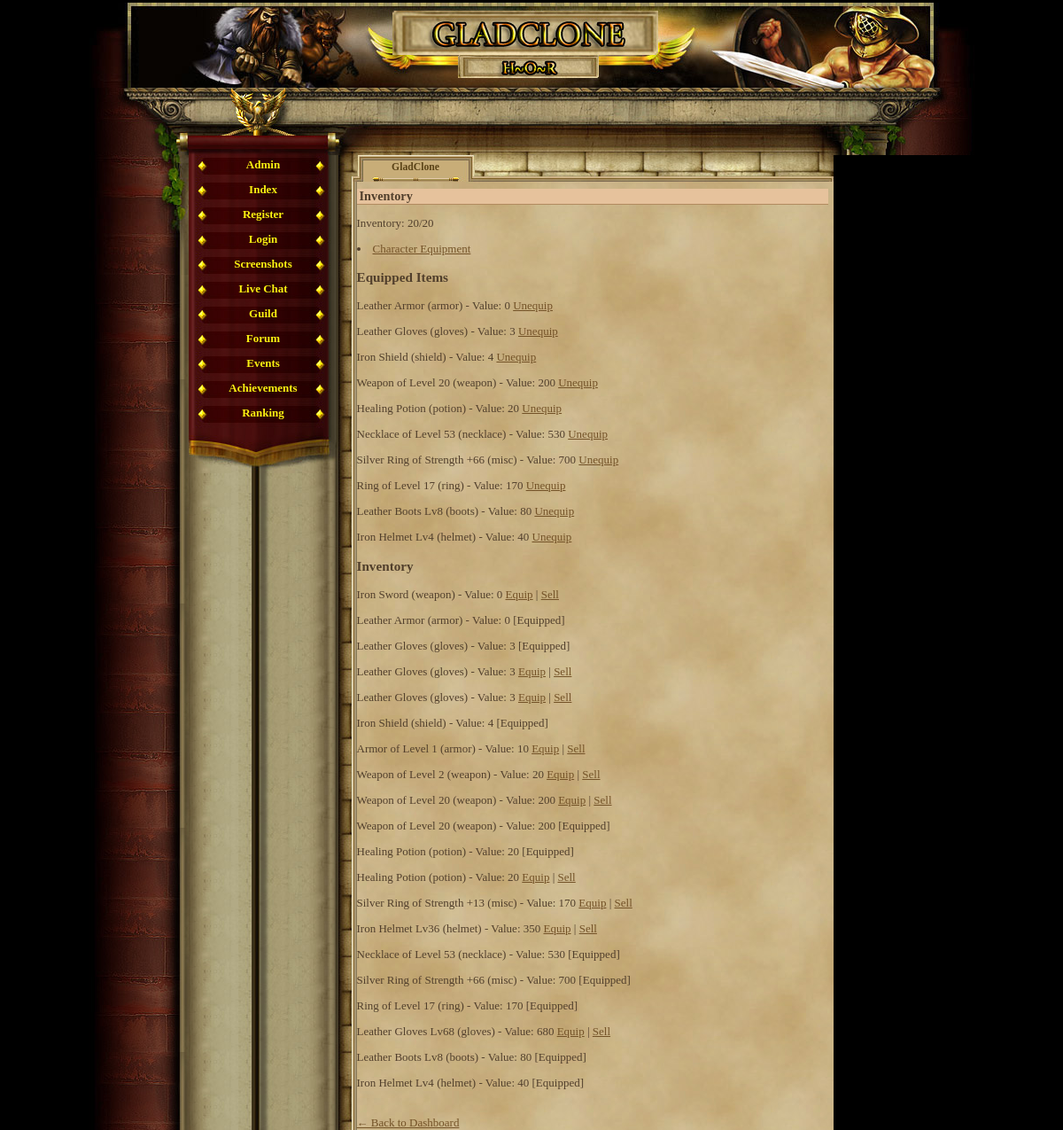
/inventory.php (signed in), run on an earlier commit of the app's database.
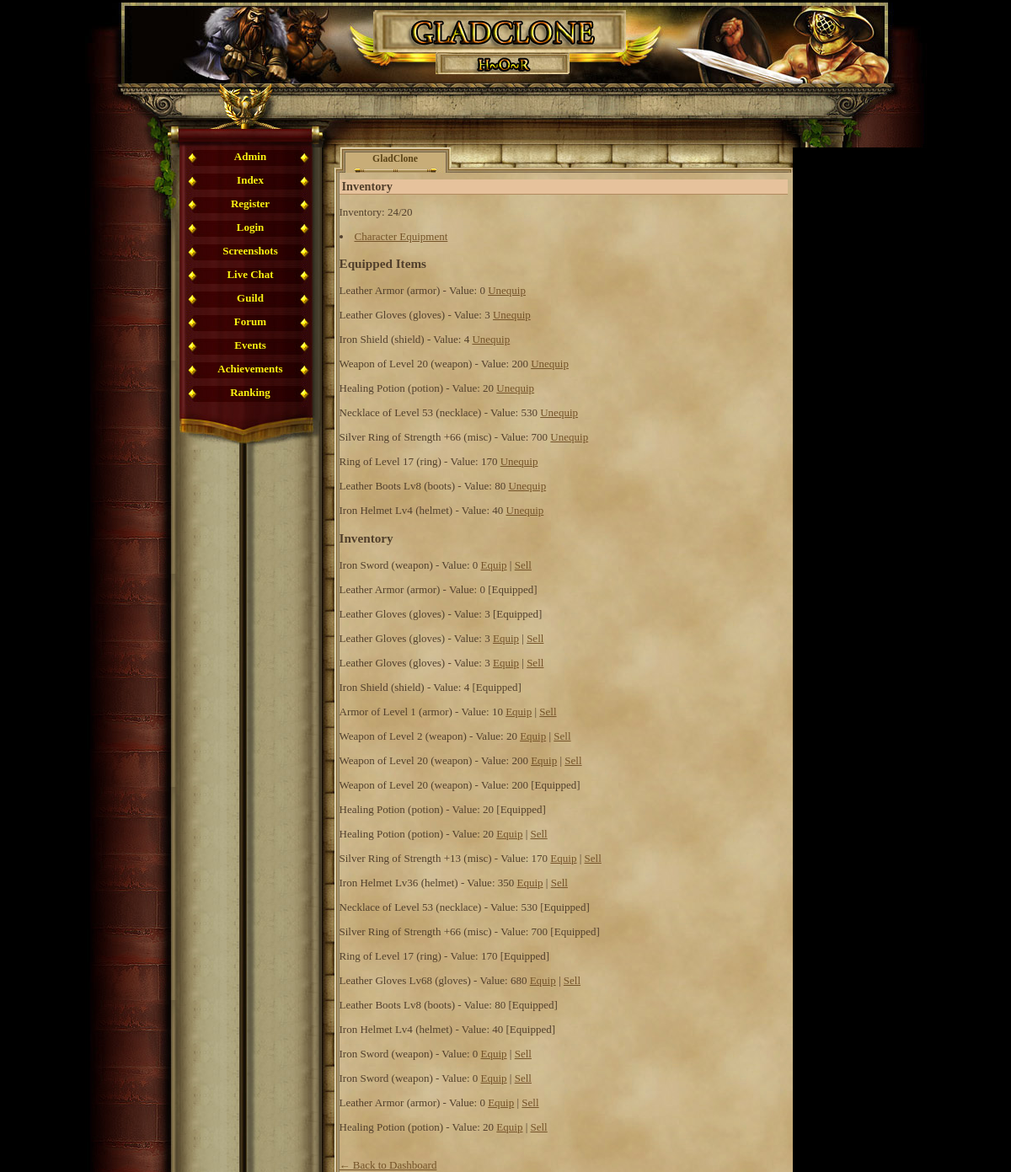
And on a later commit of the database.
### tables this page shows
CREATE TABLE `player_items` (
  `id` int(11) NOT NULL AUTO_INCREMENT,
  `player_id` int(11) NOT NULL,
  `item_id` int(11) NOT NULL,
  `quantity` int(11) NOT NULL DEFAULT '1',
  `equipped` tinyint(1) NOT NULL DEFAULT '0',
  `position` int(11) NOT NULL DEFAULT '0',
  PRIMARY KEY (`id`),
  KEY `player_id` (`player_id`),
  KEY `item_id` (`item_id`),
  CONSTRAINT `player_items_ibfk_1` FOREIGN KEY (`player_id`) REFERENCES `gracze` (`id`),
  CONSTRAINT `player_items_ibfk_2` FOREIGN KEY (`item_id`) REFERENCES `items` (`id`)
);

CREATE TABLE `items` (
  `id` int(11) NOT NULL AUTO_INCREMENT,
  `name` varchar(50) NOT NULL,
  `description` text,
  `type` varchar(20) NOT NULL,
  `attack_bonus` int(11) DEFAULT '0',
  `defense_bonus` int(11) DEFAULT '0',
  `sell_value` int(11) NOT NULL DEFAULT '10',
  `value` int(11) NOT NULL DEFAULT '0',
  `price` int(11) NOT NULL DEFAULT '0',
  `image` varchar(255) DEFAULT 'default.png',
  `slot` varchar(20) NOT NULL DEFAULT 'misc',
  `dex_bonus` int(11) DEFAULT '0',
  `level_required` int(11) DEFAULT '1',
  `effect_type` varchar(10) DEFAULT 'NULL',
  `target_attr` varchar(20) DEFAULT NULL,
  `effect_value` int(11) DEFAULT '0',
  `duration` int(11) DEFAULT '0',
  PRIMARY KEY (`id`)
);

### inventory.php (the view, shortened to what this page needs)
<?php
require_once('var/ustawienia.php');
require_once('gora_strony.php');
require_once('menu_l.php');
$player_id = $_SESSION['id'];
$inv_count = $conn->query("SELECT COUNT(*) AS total FROM player_items WHERE player_id = $player_id")->fetch_assoc()['total'];
?>
<h2>Inventory</h2>
<p>Inventory: <?= $inv_count ?>/20</p>
<li><a href='character_equipment.php'>Character Equipment</a></li>
<?php
echo "<h3>Equipped Items</h3>";
$equipped_query = $conn->prepare("
    SELECT pi.id as player_item_id, i.name, i.type, i.value
    FROM player_items pi
    JOIN items i ON pi.item_id = i.id
    WHERE pi.player_id = ? AND pi.equipped = 1
");
$equipped_query->bind_param("i", $player_id);
$equipped_query->execute();
$equipped_result = $equipped_query->get_result();
if ($equipped_result->num_rows > 0) {
    while ($item = $equipped_result->fetch_assoc()) {
        echo "<p>{$item['name']} ({$item['type']}) - Value: {$item['value']}
            <a href='unequip_item.php?id={$item['player_item_id']}'>Unequip</a></p>";
    }
} else {
    echo "<p>No items equipped.</p>";
}
echo "<h3>Inventory</h3>";
$inv_query = $conn->prepare("
    SELECT pi.id as player_item_id, i.name, i.type, i.value, pi.equipped
    FROM player_items pi
    JOIN items i ON pi.item_id = i.id
    WHERE pi.player_id = ?
");
$inv_query->bind_param("i", $player_id);
$inv_query->execute();
$inv_result = $inv_query->get_result();
if ($inv_result->num_rows > 0) {
    while ($item = $inv_result->fetch_assoc()) {
        echo "<p>{$item['name']} ({$item['type']}) - Value: {$item['value']} ";
        if ($item['equipped']) {
            echo "[Equipped]";
        } else {
            echo "<a href='inventory.php?equip={$item['player_item_id']}'>Equip</a> | ";
            echo "<a href='sell_item.php?id={$item['player_item_id']}' onclick=\"return confirm('Sell this item?');\">Sell</a>";
        }
        echo "</p>";
    }
} else {
    echo "<p>No items in inventory.</p>";
}
?>
<br><a href="index.php">← Back to Dashboard</a>

### gora_strony.php (shortened to what this page needs)
<html>
	<head>
				<link href="game_05.css" rel="stylesheet" type="text/css" media="screen" />				<style type=text/css></style>
	</head>
<body ><div id="container">
	<div id="header"></div>
	<div id="charvalues_leer">
		<div style="position:relative; left:380px; top:22px; width:500px; height:45px;">
			<div style="position:absolute; width:150px; height:45px; left:0px; top:0px;">
			</div>
			<div style="position:absolute; width:150px; height:45px; left:153px;">
			</div>
			<div style="position:absolute; width:150px; height:45px; left:298px;">
			</div>
		</div>
	</div>
	<div id="main">
		<table cellspacing="0" cellpadding="0" height="100%" border="0">
			<tr height="100%">
				<td height="100%" valign="top" id="leftblock_middle">
					<div id="leftblock_top"></div>
				</td>

### menu_l.php
<?php
         if(empty($_SESSION['user'])){
             echo '
              <td valign="top" id="mainmenu">
                <a class = "menuitem_aktive" href="admin_panel.php" title="Index" target="_self">Admin</a>
                 <a class = "menuitem_aktive" href="index.php" title="Index" target="_self">Index</a>
                 <a class = "menuitem_aktive" href="rejestracja.php" title="Register" target="_self">Register</a>
                 <a class = "menuitem_aktive" href="logowanie.php" title="Login" target="_self">Login</a>
                 <a class = "menuitem_aktive" href="screenshot.php" title="Screenshots" target="_self">Screenshots</a>
				 <a class = "menuitem_aktive" href="chatbox.php" title="Live Chat" target="_self">Live Chat</a>
				 <a class = "menuitem_aktive" href="guild.php" title="Guild" target="_self">Guild</a>
                 <a class = "menuitem_aktive" href="forum.php" title="Forum" target="_self">Forum</a>
                 <a class = "menuitem_aktive" href="event_portal.php" title="Events" target="_self">Events</a>
				 <a class = "menuitem_aktive" href="achievements.php" title="Αchievements" target="_self">Αchievements</a>
                 <a class = "menuitem_aktive" href="ranking2.php" title="Ranking" target="_self">Ranking</a>
             ';
         } else {
             echo '              <td valign="top" id="mainmenu">
                 <a class = "menuitem_aktive" href="konto.php" title="User" target="_self">User</a>
			 ';
         }
        ?>
          	<div id="menufooter"></div>
				</td>
				<td id="contentBox" valign="top">
					<table cellspacing="0" cellpadding="0" height="100%" width="100%" border="0">
						<tr style="height:30px;">
							<td id="corner1"></td>
							<td><div class="tab_aktive" ><span>GladClone</span></div>
							<div class="tab_empty" style="background-image:url(img/interface/reiter_c2.jpg);"></div>
							<div class="tab_empty" style="background-image:url(img/interface/reiter_c3.jpg);"></div>
						      <div class="tab_empty" style="background-image:url(img/interface/reiter_c4.jpg);"></div></td>
							<td id="corner2"></td>
						</tr>
						<tr style="height:100%;">
							<td class="border_left"></td>
							<td id="content">

### game_05.css (style rules this page uses)
body, html { margin: 0; padding: 0; font-family:"Palatino Linotype", "Times New Roman", Times, serif; text-align: center; color: #513F2C; background-color: #000; font-size:16px; }
table { font-size:13px; }
h2 { text-align:left; border-bottom:1px solid #b28b60; color:#513F2C; background-color:#e6c29c; margin:8px 0px 0px 0px; padding-left:3px; font-size:1.1em; }
#container { margin: auto; width: 999px; height: 100%; text-align: left; }
#header { margin-top:3px; height: 96px; background-image:url(img/interface/header.jpg); }
#charvalues_leer { height: 76px; background-image:url(img/interface/statusbalken_leer.jpg); }
#main { width: 999px; height:710px; text-align: left; }
a { -moz-user-focus: none; -moz-outline: none; outline: none; }
#leftblock_top { background-image:url(img/interface/pflanze_l.jpg); width:112px; height:135px; }
#leftblock_middle { width:112px; background-image:url(img/interface/bg_l_b.jpg); background-repeat: repeat-y; }
#mainmenu { background-image:url(img/interface/wand_bg_2.jpg); background-repeat:repeat-y; height:100%; }
.menuitem_aktive { display:block; text-align:center; background-image:url(img/interface/navi_b.jpg); width:169px; height:25px; color: #FAF311; text-decoration: none; padding-top:3px; font-weight:bold; }
#menufooter { background-image:url(img/interface/navi_abschluss.jpg); width:169px; height:51px; }
#contentBox { width:559px; height:100%; background-image:url(img/interface/papierus.jpg); background-repeat:repeat; }
#content { height:560px; vertical-align:top; }
#content a { color:#735227; }
#corner1 { background-image:url(img/interface/papier_ecke_l.jpg); width:21px; height:30px; }
#corner2 { background-image:url(img/interface/papier_ecke_r.jpg); width:6px; height:30px; }
.border_left { background-image:url(img/interface/papier_rahmen_l.jpg); background-repeat:repeat-y; }
.tab_empty { text-align:center; float:left; background-position:top left; background-repeat:no-repeat; height: 30px; width: 133px; }
.tab_aktive { text-align:center; float:left; background-image:url(img/interface/reiter_a.jpg); background-position:top left; background-repeat:no-repeat; height: 30px; width: 133px; }
.tab_aktive span { position: relative; top:7px; color: #5A4317; font-size:0.9em; text-decoration: none; font-weight:bold; }

What changed in the data, as far as the page shows it:
added player_items: item.name "Iron Sword", item.type "weapon", item.value "0", shown under "Inventory"
added player_items: item.name "Iron Sword", item.type "weapon", item.value "0", shown under "Inventory"
added player_items: item.name "Leather Armor", item.type "armor", item.value "0", shown under "Inventory"
added player_items: item.name "Healing Potion", item.type "potion", item.value "20", shown under "Inventory"
Also different on the page:
$inv_count: "20" → "24"
